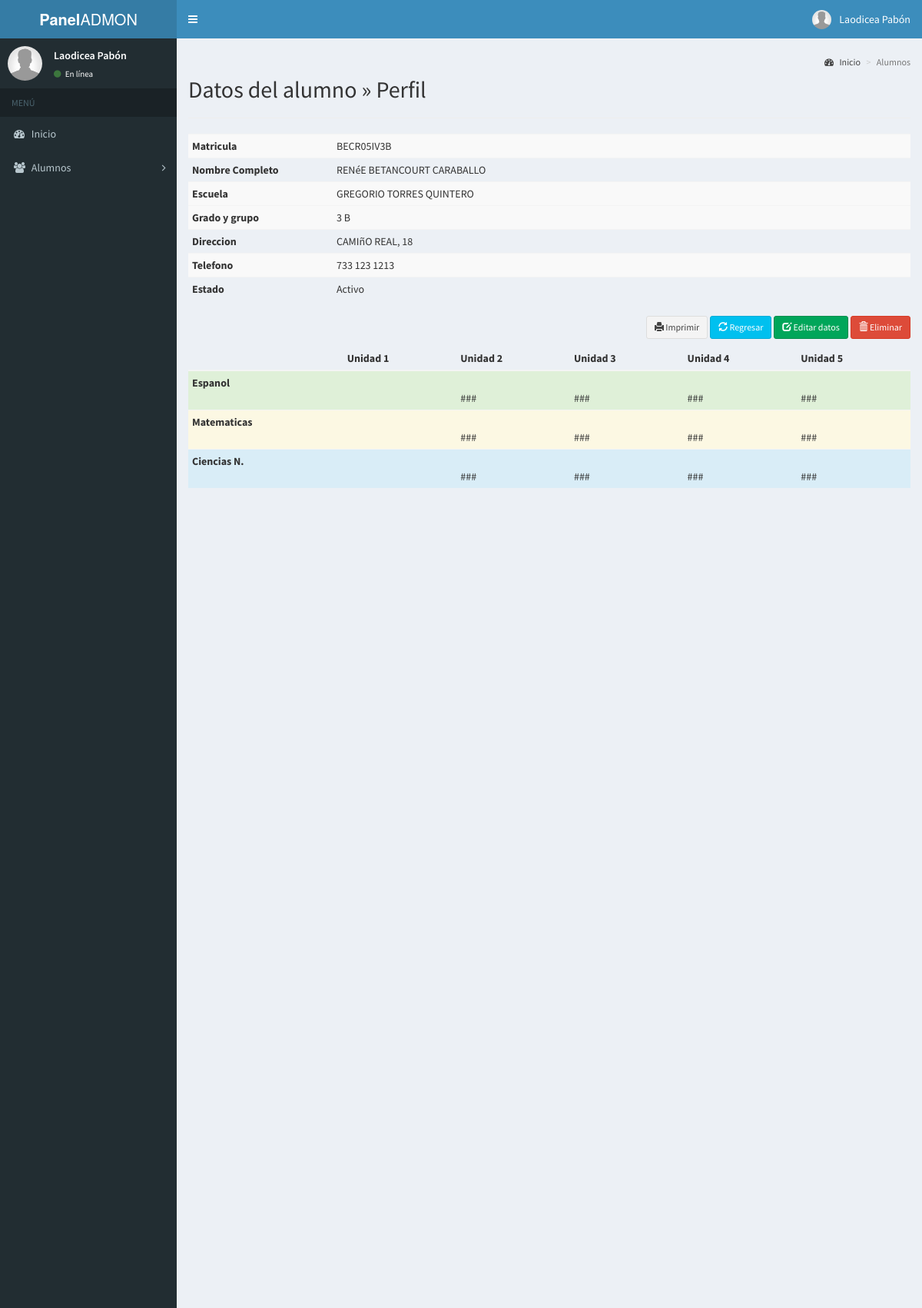
The app's page /admin/alumnos-perfil.php?nik=BeCR05IV3B (signed in) with its own data.
### tables this page shows
CREATE TABLE `alumno` (
  `matricula` varchar(12) NOT NULL,
  `nombre` varchar(50) DEFAULT NULL,
  `apellidoP` varchar(50) DEFAULT NULL,
  `apellidoM` varchar(50) DEFAULT NULL,
  `direccion` varchar(60) DEFAULT NULL,
  `telefono` varchar(15) DEFAULT NULL,
  `idEscuela` int(11) DEFAULT NULL,
  `idProfesor` int(11) DEFAULT NULL,
  `estatus` int(1) DEFAULT NULL,
  `grado` char(1) DEFAULT NULL,
  `grupo` char(1) DEFAULT NULL,
  `contrasena` varchar(45) DEFAULT NULL,
  `fechaN` datetime DEFAULT NULL
);

### admin/alumnos-perfil.php (the view, shortened to what this page needs)
<?php
   include_once("$_SERVER[DOCUMENT_ROOT]/Estadias/admin/bin/conexion.php");
  if($_SESSION["id_usuario"] == TRUE && $_SESSION["cargo"] == "admin" || $_SESSION["cargo"] == "profesor")
  {
?>
<!DOCTYPE html>
<html>
<head>
  <?php include_once(__DIR__."/bin/header.php"); ?>
</head>
<body class="hold-transition skin-blue sidebar-mini">
<div class="wrapper">
  <?php include_once(__DIR__."/bin/cabeza.php"); ?>
  <?php include_once(__DIR__."/bin/sidebar.php"); ?>
  <div class="content-wrapper">
    <section class="content-header">
      <ol class="breadcrumb">
        <li><a href="/Estadias/admin/"><i class="fa fa-dashboard"></i> Inicio</a></li>
        <li class="active">Alumnos</li>
      </ol>
    </section>
    <section class="content">
      <h2>Datos del alumno &raquo; Perfil</h2>
      <hr />
      <?php
      $nik = mysqli_real_escape_string($mysqli,(strip_tags($_GET["nik"],ENT_QUOTES)));
      $sql = mysqli_query($mysqli, "
        SELECT alumno.matricula as matricula, alumno.nombre as nombreA, alumno.apellidoP as apellidoP, alumno.apellidoM as apellidoM, alumno.grado as grado, alumno.grupo as grupo, alumno.estatus as estatus,
        (select escuela.nombre from alumno,escuela where alumno.matricula = '$nik'  and escuela.id = alumno.idescuela) as nombreescuela, alumno.direccion as direccion, alumno.telefono as telefono
        FROM alumno,escuela
        WHERE alumno.matricula='$nik'");
      if(mysqli_num_rows($sql) == 0){
      }else{
        $row = mysqli_fetch_assoc($sql);
      }
      ?>
      <table class="table table-striped table-condensed">
        <tr>
          <th width="20%">Matricula</th>
          <td><?php echo strtoupper($row['matricula']); ?></td>
        </tr>
        <tr>
          <th>Nombre  Completo</th>
          <td><?php echo strtoupper($row['nombreA']) . " " . strtoupper($row['apellidoP']) . " " . strtoupper($row['apellidoM']); ?></td>
        </tr>
        <tr>
          <th width="20%">Escuela</th>
          <td><?php echo strtoupper($row['nombreescuela']); ?></td>
        </tr>
        <tr>
        <tr>
          <th>Grado y grupo</th>
          <td><?php echo $row['grado'] . " " . $row['grupo']; ?></td>
        </tr>
         <tr>
          <th width="20%">Direccion</th>
          <td><?php echo strtoupper($row['direccion']); ?></td>
        </tr>
         <tr>
          <th width="20%">Telefono</th>
          <td><?php echo strtoupper($row['telefono']); ?></td>
        </tr>
        <tr>
          <th>Estado</th>
          <td>
            <?php
              if ($row['estatus']==0) {
                echo "Bloqueado";
              } else if ($row['estatus']==1){
                echo "Activo";
              }
            ?>
          </td>
        </tr>
      </table>
      <p  class="hidden-print" style="float:right">
        <a href="javascript:window.print();" class="btn btn-sm btn-default"><span class="glyphicon glyphicon-print" aria-hidden="true"></span> Imprimir</a>
        <a href="alumnos.php" class="btn btn-sm btn-info"><span class="glyphicon glyphicon-refresh" aria-hidden="true"></span> Regresar</a>
      <a href="alumnos-edit.php?nik=<?php echo $row['matricula']; ?>" class="btn btn-sm btn-success"><span class="glyphicon glyphicon-edit" aria-hidden="true"></span> Editar datos</a>
      <a href="alumnos-perfil.php?aksi=delete&nik=<?php echo $row['matricula']; ?>" class="btn btn-sm btn-danger" onclick="return confirm('Esta seguro de borrar los datos <?php echo $row['nombreA']; ?>')"><span class="glyphicon glyphicon-trash" aria-hidden="true"></span> Eliminar</a>
    </p>
      <br>
            <?php
            $nik = mysqli_real_escape_string($mysqli,(strip_tags($_GET["nik"],ENT_QUOTES)));
              $sqlcn1 = mysqli_query($mysqli, "
              SELECT  MAX(CASE WHEN matricula='$nik' and bloque = 1 and idmateria = 3 THEN puntuacion ELSE NULL END) bloque1,
            MAX(CASE WHEN matricula='$nik' and bloque = 2 and idmateria = 3 THEN puntuacion ELSE NULL END) modulo2,
            MAX(CASE WHEN matricula='$nik' and bloque = 3 and idmateria = 3 THEN puntuacion ELSE NULL END) modulo3
            FROM avance;");
            if(mysqli_num_rows($sqlcn1) == 0){
            }else{
              $rowcn1 = mysqli_fetch_assoc($sqlcn1);
            }
             $sqlesp = mysqli_query($mysqli, "
              select max(puntuacion) as p1
              from avance
              where matricula = '$nik'
              and idMateria = 1 and bloque = 1");
            if(mysqli_num_rows($sqlesp) == 0){
            }else{
              $rowesp = mysqli_fetch_assoc($sqlesp);
            }
             $sqlmat = mysqli_query($mysqli, "
              select max(puntuacion) as p1
              from avance
              where matricula = '$nik'
              and idMateria = 2 and bloque = 1");
            if(mysqli_num_rows($sqlmat) == 0){
            }else{
              $rowmat = mysqli_fetch_assoc($sqlmat);
            }
            ?>
       <table class="table table-condensed">
       <thead>
        <tr>
            <th></th>
            <th>Unidad 1</th>
            <th>Unidad 2</th>
            <th>Unidad 3</th>
            <th>Unidad 4</th>
            <th>Unidad 5</th>
        </tr>
    </thead>
    <tbody>
        <tr class="success">
            <th scope="row">Espanol</th>
             <td><?php echo $rowesp['p1'] ?></td>
            <td><br>###</td>
            <td><br>###</td>
            <td><br>###</td>
            <td><br>###</td>
        </tr>
        <tr class="warning">
                       <th scope="row">Matematicas</th>
             <td><?php echo $rowmat['p1'] ?></td>
            <td><br>###</td>
            <td><br>###</td>
            <td><br>###</td>
            <td><br>###</td>
        </tr>
        <tr class="info">
                    <th scope="row">Ciencias N.</th>
             <td><?php echo $rowcn1['bloque1']?></td>
            <td><br>###</td>
            <td><br>###</td>
            <td><br>###</td>
            <td><br>###</td>
        </tr>
    </tbody>
      </table>
      <br>
<div id="chart" style="width: 900px; height: 500px;"></div>
      <div class="container-fluid">
      <div id="columnchart" style="width: 100%; height: 500px;"></div>
      </div>
    </section>
  </div>
</div>
</body>
</html>
<?php
  } else {
    header("Location: /Estadias/admin/login.php");
  }
 ?>

### records on screen
alumno: matricula "BECR05IV3B", nombre "RENéE", apellidoP "BETANCOURT", apellidoM "CARABALLO", grado "3", grupo "B", direccion "CAMIñO REAL, 18", telefono "733 123 1213"

### other values on screen
$_SESSION['nombre'] "Laodicea"
$_SESSION['apellidoP'] "Pabón"
$row['nombreescuela'] "GREGORIO TORRES QUINTERO"
